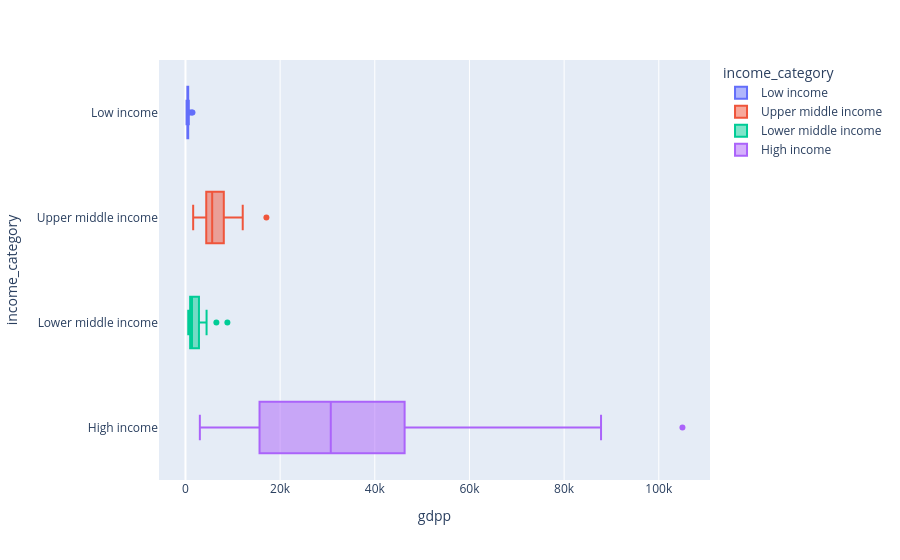

The notebook cell this image was saved under:
### Code cell
# Plot de Distribuição (Boxplot) por gdpp e income_category
px.box(df_countries, x='gdpp', y='income_category', color='income_category', orientation='h', hover_data='country')

### Figure 1 — Plotly figure (JSON) as saved in the notebook; plotly's stock layout.template omitted (floating-point values rounded to 4 significant figures)
{"data": [{"alignmentgroup": "True", "customdata": [["Afghanistan"], ["Burkina Faso"], ["Burundi"], ["Central African Republic"], ["Chad"], ["Congo Dem. Rep."], ["Eritrea"], ["Gambia"], ["Guinea-Bissau"], ["Liberia"], ["Madagascar"], ["Malawi"], ["Mali"], ["Mozambique"], ["Niger"], ["Rwanda"], ["Sierra Leone"], ["Sudan"], ["Togo"], ["Uganda"], ["Yemen"]], "hovertemplate": "income_category=%{y}<br>gdpp=%{x}<br>country=%{customdata[0]}<extra></extra>", "legendgroup": "Low income", "marker": {"color": "#636efa"}, "name": "Low income", "notched": false, "offsetgroup": "Low income", "orientation": "h", "showlegend": true, "type": "box", "x": [553, 575, 231, 446, 897, 334, 482, 562, 547, 327, 413, 459, 708, 419, 348, 563, 399, 1480, 488, 595, 1310], "x0": " ", "xaxis": "x", "y": ["Low income", "Low income", "Low income", "Low income", "Low income", "Low income", "Low income", "Low income", "Low income", "Low income", "Low income", "Low income", "Low income", "Low income", "Low income", "Low income", "Low income", "Low income", "Low income", "Low income", "Low income"], "y0": " ", "yaxis": "y"}, {"alignmentgroup": "True", "customdata": [["Albania"], ["Argentina"], ["Armenia"], ["Azerbaijan"], ["Belarus"], ["Belize"], ["Bosnia and Herzegovina"], ["Botswana"], ["Brazil"], ["Bulgaria"], ["China"], ["Colombia"], ["Costa Rica"], ["Dominican Republic"], ["Ecuador"], ["El Salvador"], ["Equatorial Guinea"], ["Fiji"], ["Gabon"], ["Georgia"], ["Grenada"], ["Guatemala"], ["Indonesia"], ["Iraq"], ["Jamaica"], ["Kazakhstan"], ["Libya"], ["Malaysia"], ["Maldives"], ["Mauritius"], ["Moldova"], ["Montenegro"], ["Namibia"], ["Paraguay"], ["Peru"], ["Russia"], ["Serbia"], ["South Africa"], ["St. Vincent and the Grenadines"], ["Suriname"], ["Thailand"], ["Tonga"], ["Turkey"], ["Turkmenistan"]], "hovertemplate": "income_category=%{y}<br>gdpp=%{x}<br>country=%{customdata[0]}<extra></extra>", "legendgroup": "Upper middle income", "marker": {"color": "#EF553B"}, "name": "Upper middle income", "notched": false, "offsetgroup": "Upper middle income", "orientation": "h", "showlegend": true, "type": "box", "x": [4090, 10300, 3220, 5840, 6030, 4340, 4610, 6350, 11200, 6840, 4560, 6250, 8200, 5450, 4660, 2990, 17100, 3650, 8750, 2960, 7370, 2830, 3110, 4500, 4680, 9070, 12100, 9070, 7100, 8000, 1630, 6680, 5190, 3230, 5020, 10700, 5410, 7280, 6230, 8300, 5080, 3550, 10700, 4440], "x0": " ", "xaxis": "x", "y": ["Upper middle income", "Upper middle income", "Upper middle income", "Upper middle income", "Upper middle income", "Upper middle income", "Upper middle income", "Upper middle income", "Upper middle income", "Upper middle income", "Upper middle income", "Upper middle income", "Upper middle income", "Upper middle income", "Upper middle income", "Upper middle income", "Upper middle income", "Upper middle income", "Upper middle income", "Upper middle income", "Upper middle income", "Upper middle income", "Upper middle income", "Upper middle income", "Upper middle income", "Upper middle income", "Upper middle income", "Upper middle income", "Upper middle income", "Upper middle income", "Upper middle income", "Upper middle income", "Upper middle income", "Upper middle income", "Upper middle income", "Upper middle income", "Upper middle income", "Upper middle income", "Upper middle income", "Upper middle income", "Upper middle income", "Upper middle income", "Upper middle income", "Upper middle income"], "y0": " ", "yaxis": "y"}, {"alignmentgroup": "True", "customdata": [["Algeria"], ["Angola"], ["Bangladesh"], ["Benin"], ["Bhutan"], ["Bolivia"], ["Cambodia"], ["Cameroon"], ["Cape Verde"], ["Comoros"], ["Congo Rep."], ["Cote d'Ivoire"], ["Egypt"], ["Ghana"], ["Guinea"], ["Haiti"], ["India"], ["Iran"], ["Jordan"], ["Kenya"], ["Kiribati"], ["Kyrgyz Republic"], ["Lao"], ["Lebanon"], ["Lesotho"], ["Mauritania"], ["Micronesia"], ["Mongolia"], ["Morocco"], ["Myanmar"], ["Nepal"], ["Nigeria"], ["Pakistan"], ["Philippines"], ["Samoa"], ["Senegal"], ["Solomon Islands"], ["Sri Lanka"], ["Tajikistan"], ["Tanzania"], ["Timor-Leste"], ["Tunisia"], ["Ukraine"], ["Uzbekistan"], ["Vanuatu"], ["Vietnam"], ["Zambia"]], "hovertemplate": "income_category=%{y}<br>gdpp=%{x}<br>country=%{customdata[0]}<extra></extra>", "legendgroup": "Lower middle income", "marker": {"color": "#00cc96"}, "name": "Lower middle income", "notched": false, "offsetgroup": "Lower middle income", "orientation": "h", "showlegend": true, "type": "box", "x": [4460, 3530, 758, 758, 2180, 1980, 786, 1310, 3310, 769, 2740, 1220, 2600, 1310, 648, 662, 1350, 6530, 3680, 967, 1490, 880, 1140, 8860, 1170, 1200, 2860, 2650, 2830, 988, 592, 2330, 1040, 2130, 3450, 1000, 1290, 2810, 738, 702, 3600, 4140, 2970, 1380, 2970, 1310, 1460], "x0": " ", "xaxis": "x", "y": ["Lower middle income", "Lower middle income", "Lower middle income", "Lower middle income", "Lower middle income", "Lower middle income", "Lower middle income", "Lower middle income", "Lower middle income", "Lower middle income", "Lower middle income", "Lower middle income", "Lower middle income", "Lower middle income", "Lower middle income", "Lower middle income", "Lower middle income", "Lower middle income", "Lower middle income", "Lower middle income", "Lower middle income", "Lower middle income", "Lower middle income", "Lower middle income", "Lower middle income", "Lower middle income", "Lower middle income", "Lower middle income", "Lower middle income", "Lower middle income", "Lower middle income", "Lower middle income", "Lower middle income", "Lower middle income", "Lower middle income", "Lower middle income", "Lower middle income", "Lower middle income", "Lower middle income", "Lower middle income", "Lower middle income", "Lower middle income", "Lower middle income", "Lower middle income", "Lower middle income", "Lower middle income", "Lower middle income"], "y0": " ", "yaxis": "y"}, {"alignmentgroup": "True", "customdata": [["Antigua and Barbuda"], ["Australia"], ["Austria"], ["Bahamas"], ["Bahrain"], ["Barbados"], ["Belgium"], ["Brunei"], ["Canada"], ["Chile"], ["Croatia"], ["Cyprus"], ["Czech Republic"], ["Denmark"], ["Estonia"], ["Finland"], ["France"], ["Germany"], ["Greece"], ["Guyana"], ["Hungary"], ["Iceland"], ["Ireland"], ["Israel"], ["Italy"], ["Japan"], ["Kuwait"], ["Latvia"], ["Lithuania"], ["Luxembourg"], ["Malta"], ["Netherlands"], ["New Zealand"], ["Norway"], ["Oman"], ["Panama"], ["Poland"], ["Portugal"], ["Qatar"], ["Romania"], ["Saudi Arabia"], ["Seychelles"], ["Singapore"], ["Slovak Republic"], ["Slovenia"], ["South Korea"], ["Spain"], ["Sweden"], ["Switzerland"], ["United Arab Emirates"], ["United Kingdom"], ["United States"], ["Uruguay"]], "hovertemplate": "income_category=%{y}<br>gdpp=%{x}<br>country=%{customdata[0]}<extra></extra>", "legendgroup": "High income", "marker": {"color": "#ab63fa"}, "name": "High income", "notched": false, "offsetgroup": "High income", "orientation": "h", "showlegend": true, "type": "box", "x": [12200, 51900, 46900, 28000, 20700, 16000, 44400, 35300, 47400, 12900, 13500, 30800, 19800, 58000, 14600, 46200, 40600, 41800, 26900, 3040, 13100, 41900, 48700, 30600, 35800, 44500, 38500, 11300, 12000, 105000, 21100, 50300, 33700, 87800, 19300, 8080, 12600, 22500, 70300, 8230, 19300, 10800, 46600, 16600, 23400, 22100, 30700, 52100, 74600, 35000, 38900, 48400, 11900], "x0": " ", "xaxis": "x", "y": ["High income", "High income", "High income", "High income", "High income", "High income", "High income", "High income", "High income", "High income", "High income", "High income", "High income", "High income", "High income", "High income", "High income", "High income", "High income", "High income", "High income", "High income", "High income", "High income", "High income", "High income", "High income", "High income", "High income", "High income", "High income", "High income", "High income", "High income", "High income", "High income", "High income", "High income", "High income", "High income", "High income", "High income", "High income", "High income", "High income", "High income", "High income", "High income", "High income", "High income", "High income", "High income", "High income"], "y0": " ", "yaxis": "y"}], "layout": {"boxmode": "overlay", "legend": {"title": {"text": "income_category"}, "tracegroupgap": 0}, "margin": {"t": 60}, "xaxis": {"anchor": "y", "domain": [0, 1], "title": {"text": "gdpp"}}, "yaxis": {"anchor": "x", "categoryarray": ["High income", "Lower middle income", "Upper middle income", "Low income"], "categoryorder": "array", "domain": [0, 1], "title": {"text": "income_category"}}}}
